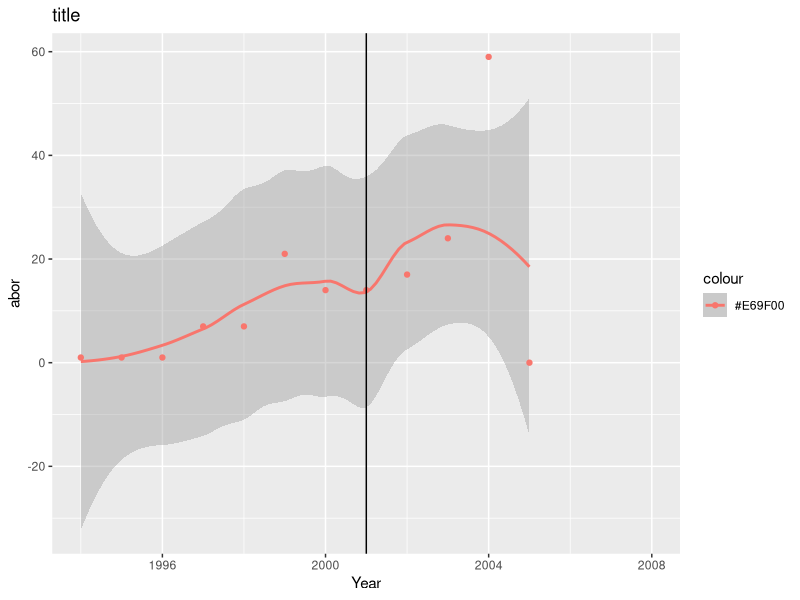

Generate this figure with R:
# R script for creating exploratory visualizations for the WHO dataset

# going to want to compare these data trends to the maternal mortality rate

library(dplyr)
library(ggplot2)

who.data <- read.csv("data/final-who.csv")


just.high <- who.data %>% filter(Eposure.to.Meico.City.Policy == "High")


# this looks like a clear increase for post 2001 (george bush mexico city policy)

just.Malawi <- just.high %>% filter(Country == "Malawi")

Malawi.plot <- ggplot(just.Malawi, aes(x=Year)) +
  geom_smooth(method = "loess", aes(x=Year, y=Num.Ab, colour="#E69F00")) +
  geom_point(aes(x=Year, y=Num.Ab, colour="#E69F00")) +
  labs(x = "Year", y = "abor") +
  ggtitle("title") + 
  geom_vline(xintercept = 2001)

Malawi.plot
